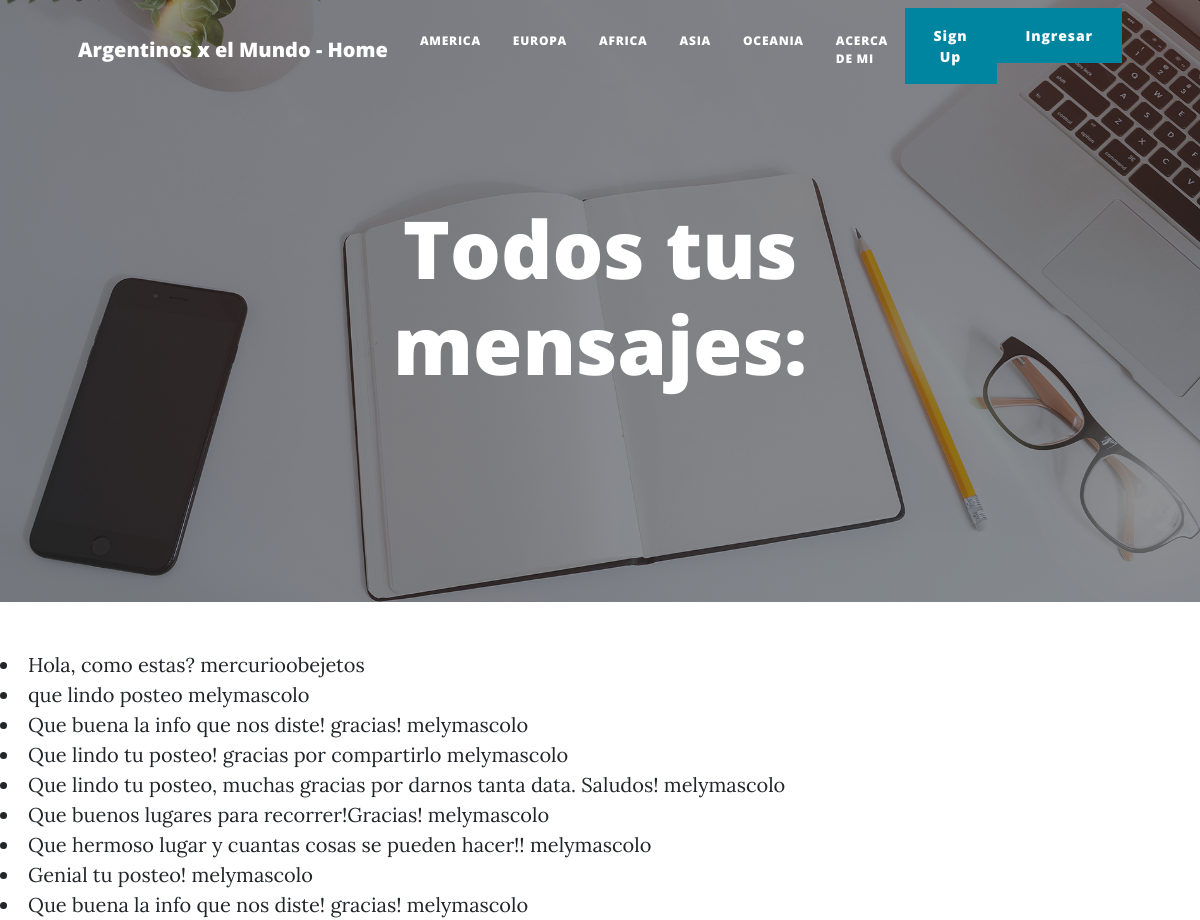
Before: /messages/misMensajes/ with the older database file.
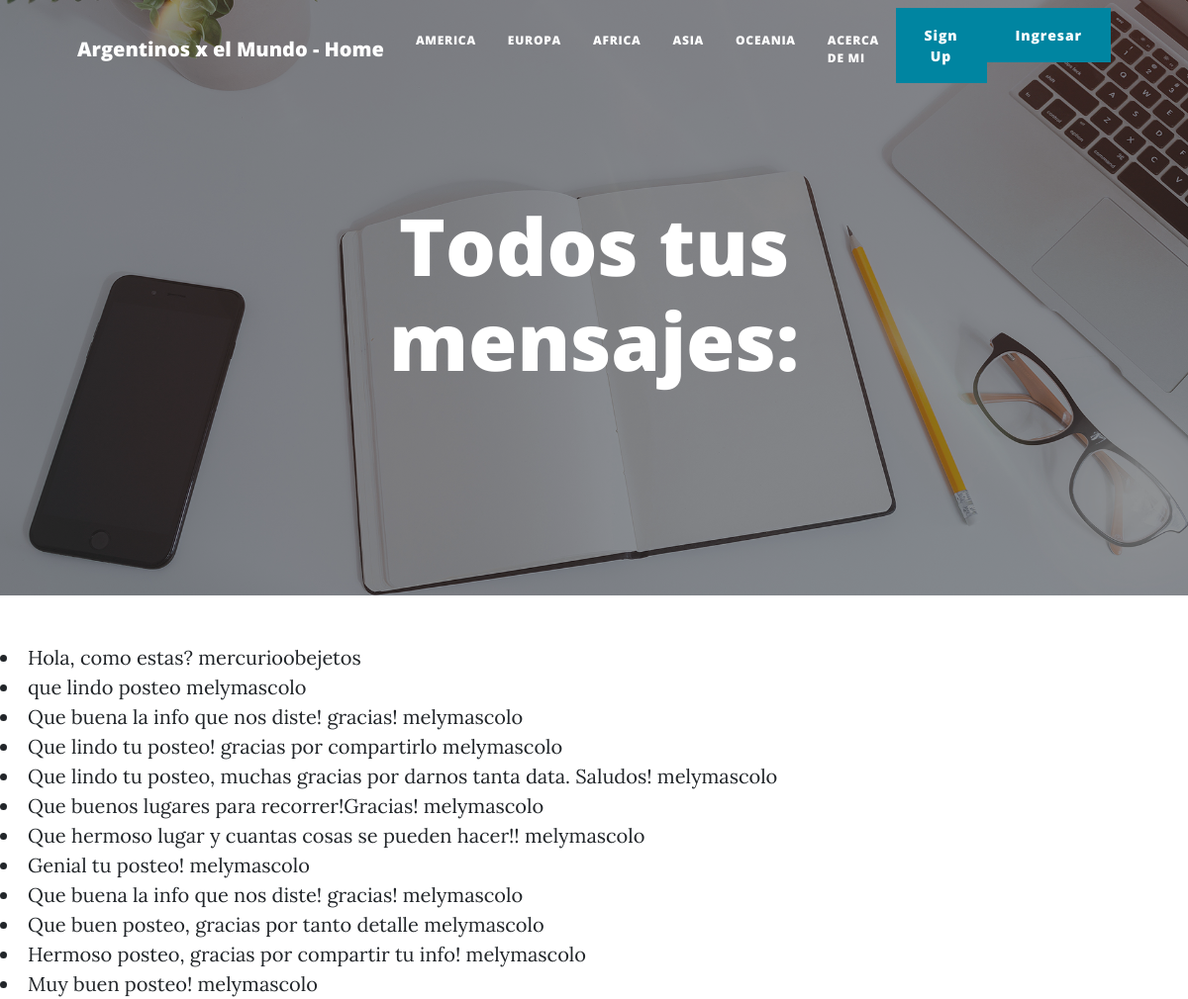
After: the same page with the newer database file.
### AppMensajes/models.py (models this page shows)
class Mensaje(models.Model):
    emisor = models.CharField(max_length=200)
    mensaje = models.CharField(max_length=1000)
    receptor = models.CharField(max_length=200)
    def __str__(self):
        return self.mensaje+" "+self.emisor

### AppMensajes/views.py (the view)
# urls.py: path('misMensajes/', MensajeList.as_view(), name='misMensajes'),
class MensajeList(ListView):
    model = Mensaje
    template_name = 'AppMensajeria/mensaje_list.hmtl'

### AppMensajes/templates/AppMensajes/mensaje_list.html (shortened to what this page needs)
{% extends "AppViajeros/inicio.html" %}
{% load static %}
{% block titulo %}
<h1>Todos tus mensajes:</h1>
{% endblock %}
{% block cuerpo %}
{% for mensaje in object_list %}
<li>{{mensaje}}</li>
{% endfor %}
{% endblock %}

Changed rows visible on the page:
added Mensaje: mensaje+emisor "Que buen posteo, gracias por tanto detalle melymascolo"
added Mensaje: mensaje+emisor "Hermoso posteo, gracias por compartir tu info! melymascolo"
added Mensaje: mensaje+emisor "Muy buen posteo! melymascolo"
